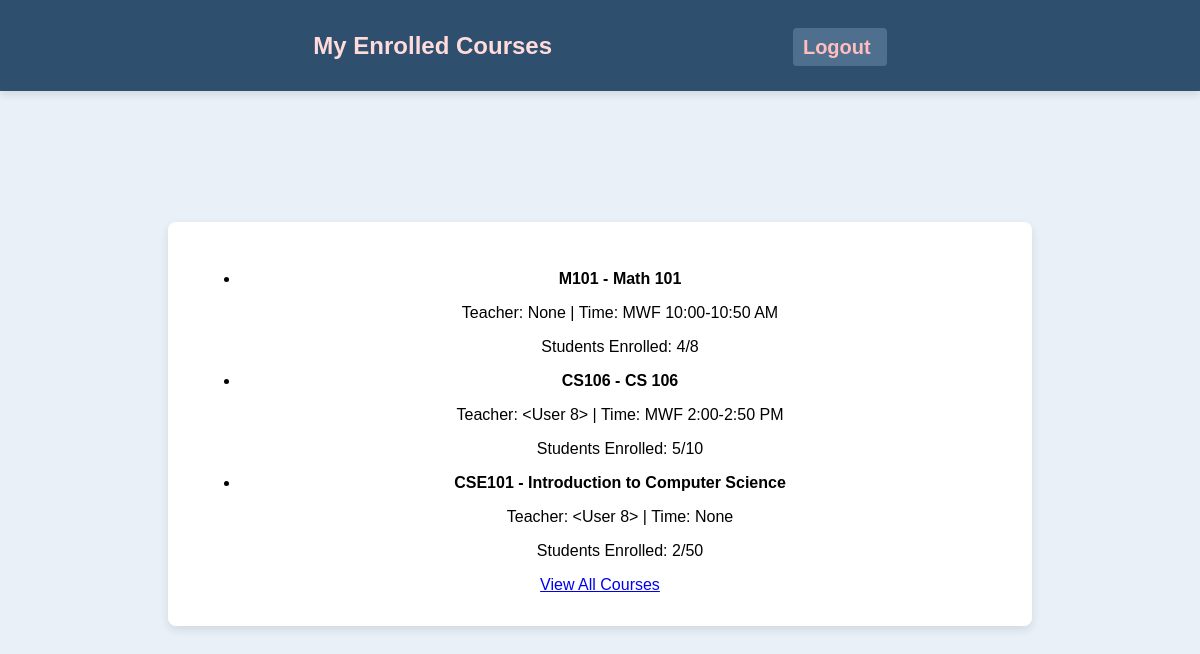
/student/my_courses (signed in), run on an earlier commit of the app's database.
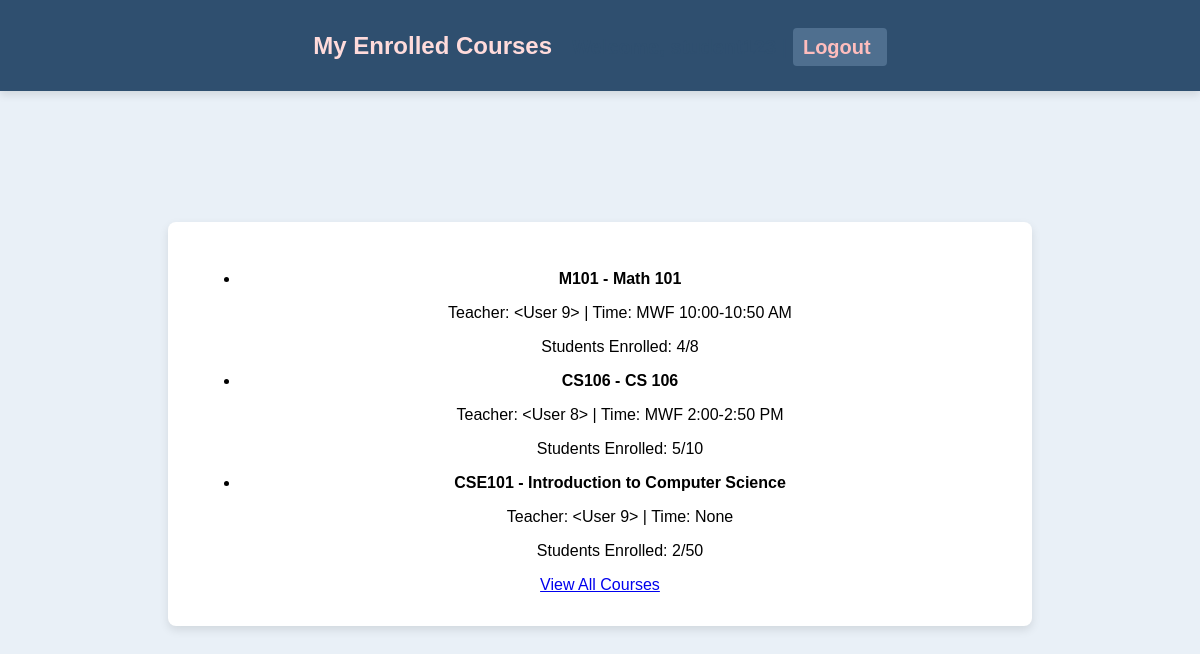
And on a later commit of the database.
### app.py (models this page shows)
class Course(db.Model):
    id = db.Column(db.Integer, primary_key=True)
    course_code = db.Column(db.String(10), unique=True, nullable=False)
    course_name = db.Column(db.String(100), nullable=False)
    capacity = db.Column(db.Integer, nullable=False)
    teacher_id = db.Column(db.Integer, db.ForeignKey('user.id'), nullable=True)
    teacher = db.relationship('User', backref='teaching_courses', foreign_keys=[teacher_id])
    time = db.Column(db.String(50), nullable=True)
    enrolled_count = db.Column(db.Integer, default=0)

### app.py (the view)
@app.route('/student/my_courses')
@login_required
def my_courses():
    if current_user.role != 'student':
        flash("Access denied: Only students can view this page.", "danger")
        return redirect(url_for('login'))
    enrollments = Enrollment.query.filter_by(user_id=current_user.id).all()
    enrolled_courses = [Course.query.get(enrollment.course_id) for enrollment in enrollments]
    return render_template('my_courses.html', courses=enrolled_courses)

### app.py (called while the page is built)
@login_manager.user_loader
def load_user(user_id):
    return User.query.get(int(user_id))

### templates/my_courses.html (shortened to what this page needs)
<!DOCTYPE html>
<html lang="en">
<head>
    <link rel="stylesheet" href="{{ url_for('static', filename='styles.css') }}">
</head>
<body>
    <div class="header">
        <h1>My Enrolled Courses</h1>
        <p class="welcome-message">Welcome, {{ current_user.username }} | <a href="{{ url_for('logout') }}" class="sign-out">Logout</a></p>
    </div>
    <div class="container">
        <ul>
            {% if courses %}
                {% for course in courses %}
                <li>
                    <strong>{{ course.course_code }} - {{ course.course_name }}</strong>
                    <p>Teacher: {{ course.teacher }} | Time: {{ course.time }}</p>
                    <p>Students Enrolled: {{ course.enrolled_count }}/{{ course.capacity }}</p>
                </li>
                {% endfor %}
            {% else %}
                <p>You are not enrolled in any courses yet.</p>
            {% endif %}
        </ul>
        <a href="{{ url_for('student_courses') }}" class="button">View All Courses</a>
    </div>
</body>
</html>

What changed in the data, as far as the page shows it:
changed Course "Math 101": teacher "None" → "<User 9>"
changed Course "CSE101": teacher "<User 8>" → "<User 9>"
